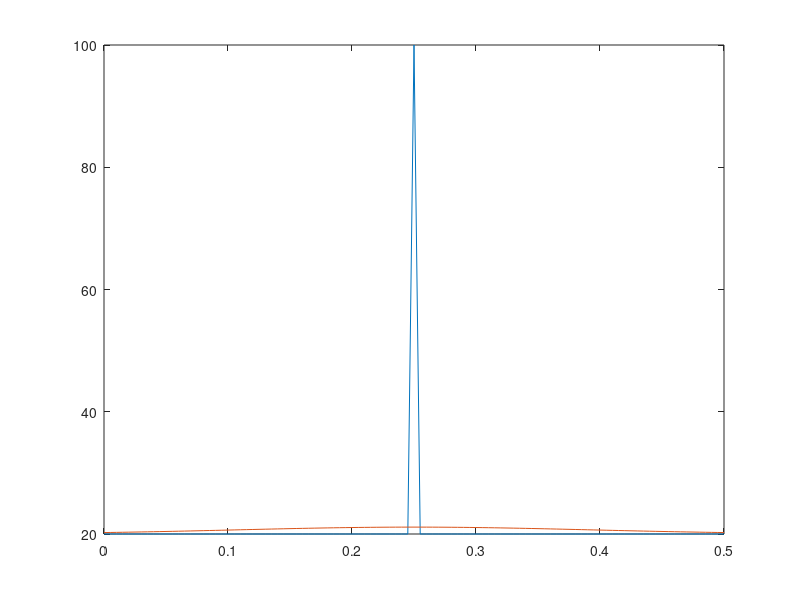

Write MATLAB code to recreate this figure.
function HeatCentralPeak_CN
  % Parametri fisici
  eta = 0.30;  L = 0.5; kappa = 10;
  % Delta x, Delta t
  N   = 101;  
  x   = linspace(0.0,L,N); 
  dx  = x(2)-x(1);
  dt  = (eta*dx^2)/kappa;
  % Impulso di calore iniziale
  T0           = 20;
  DeltaT       = 80;
  T            = ones(1,N)*T0;
  T((N-1)/2+1) = T0+DeltaT;
  % Evoluzione temporale
  t    = 0; tend = 1e-3;
  while t<tend
    plot(x,T);
    % Aggiornamento T(2:N-1) con Cranck-Nicolson (calcolo esplicito) o inv. matrice
    % - fare funzione separata che prende T(2:N-1) al tempo t e eventuali
    %   altri parametri e ritorna T(2:N-1) al tempo t+dt
    drawnow %cercare parametri per rendere meno lenta la visualizzazione pause(0.0001)
    t = t+dt;
  end
  % Confronto con soluzione analitica
  sigma = sqrt(2*kappa*t);
  Tteo = T0+DeltaT*dx*normpdf(x,L/2,sigma);
  hold on;
  plot(x,Tteo);
  hold off;
end
